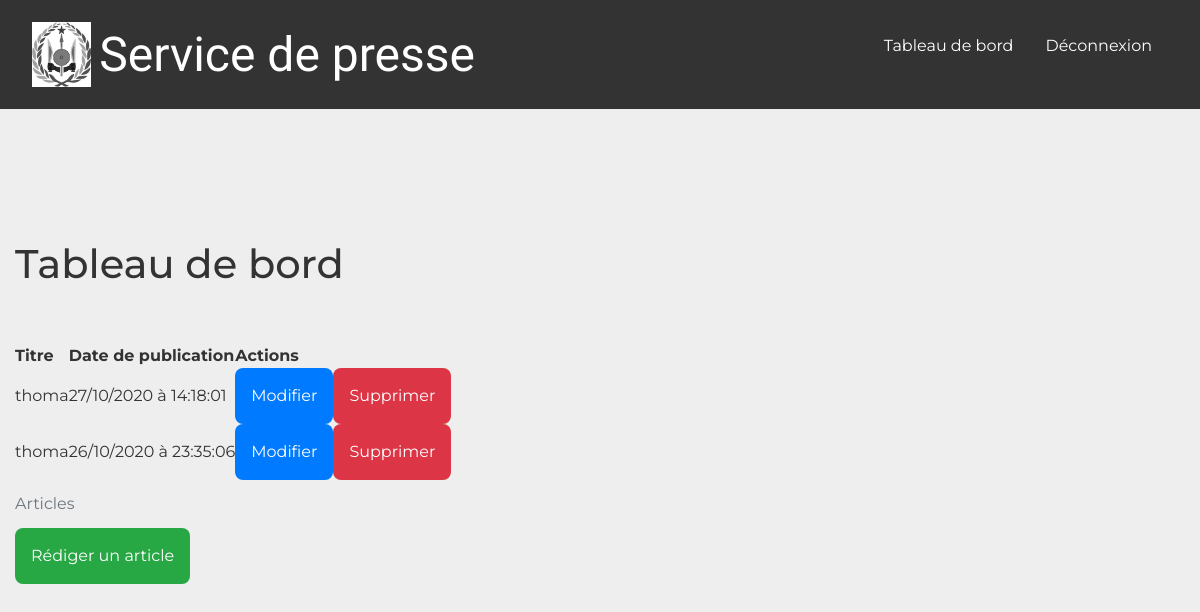
The app's page /controller/dashboard.php (signed in) with its own data.
### tables this page shows
CREATE TABLE IF NOT EXISTS `posts` (
  `id` int(11) NOT NULL AUTO_INCREMENT,
  `title` varchar(250) NOT NULL,
  `content` text NOT NULL,
  `publicationDate` timestamp NOT NULL DEFAULT CURRENT_TIMESTAMP,
  `imageFileName` varchar(250) NOT NULL,
  `writerId` int(11) NOT NULL,
  PRIMARY KEY (`id`)
);

### controller/dashboard.php (called while the page is built, shortened)
<?php
require '../models/posts.models.php';
	$posts = getAllPostswithWriters();
	require '../views/dashboard.phtml';

### models/posts.models.php (called while the page is built, shortened)
<?php
function getAllPostswithWriters()
{
	$bdd = new PDO(
					'mysql:host=localhost;dbname=Blog2;port=3308;charset=utf8',
					'root',
					'',
					[
						PDO::ATTR_ERRMODE => PDO::ERRMODE_EXCEPTION,
						PDO::ATTR_DEFAULT_FETCH_MODE => PDO::FETCH_ASSOC
					]
				);
	$query =
		'
		SELECT
			Posts.id,
			Posts.title,
			Posts.imageFileName,
			DATE_FORMAT(Posts.publicationDate, \'%d/%m/%Y à %H:%i:%s\') AS publicationDate,
			Posts.writerId,
			Writers.username AS writerUsername
		FROM
			Posts
		INNER JOIN
			Writers
		ON
			Posts.writerId = Writers.id
		ORDER BY
			Posts.publicationDate DESC
    ';
	$sth = $bdd->query($query);
	$res = $sth->fetchAll();
	return $res;
}

### views/dashboard.phtml (the view, shortened to what this page needs)
<!DOCTYPE html>
<html lang="fr">
	<head>
		<link rel="stylesheet" href="https://stackpath.bootstrapcdn.com/bootstrap/4.5.2/css/bootstrap.min.css">
	</head>
	<body>
		<?php require '../views/navigation.phtml' ?>
		<div class="container-fluid">
		<h1>Tableau de bord</h1>
		<?php if(count($posts) > 0): ?>
			<table>
				<caption>Articles</caption>
				<thead>
					<tr>
						<th>Titre</th>
						<th>Date de publication</th>
						<th colspan="2">Actions</th>
					</tr>
				</thead>
				<tbody>
					<?php foreach($posts as $post): ?>
						<tr>
							<td><?= htmlspecialchars($post['title']) ?></td>
							<td><?= $post['publicationDate'] ?></td>
							<td>
								<a href="../controller/edit-post.php?id=<?= intval($post['id']) ?>" class="btn btn-primary">Modifier</a>
							</td>
							<td>
								<a href="../controller/delete-post.php?id=<?= intval($post['id']) ?>" class="btn btn-danger">Supprimer</a>
							</td>
						</tr>
					<?php endforeach; ?>
				</tbody>
			</table>
		<?php endif; ?>
		<a href="../controller/write-post.php" class="btn btn-success">Rédiger un article</a>
		</div>
	</body>
</html>

### css/header.css (style rules this page uses)
* { margin: 0; padding: 0; box-sizing: border-box; }
body { font-family: "Montserrat", sans-serif; background: #eee; color: #333; }
.btn { font-size: 1rem; padding: 1rem 1rem; border-radius: 0.5rem; cursor: pointer; border: 0; transition: all 0.2s; }
a { color: #333; text-decoration: none; }

### records on screen
posts: title "thoma", publicationDate "27/10/2020 à 14:18:01"
posts: title "thoma", publicationDate "26/10/2020 à 23:35:06"
